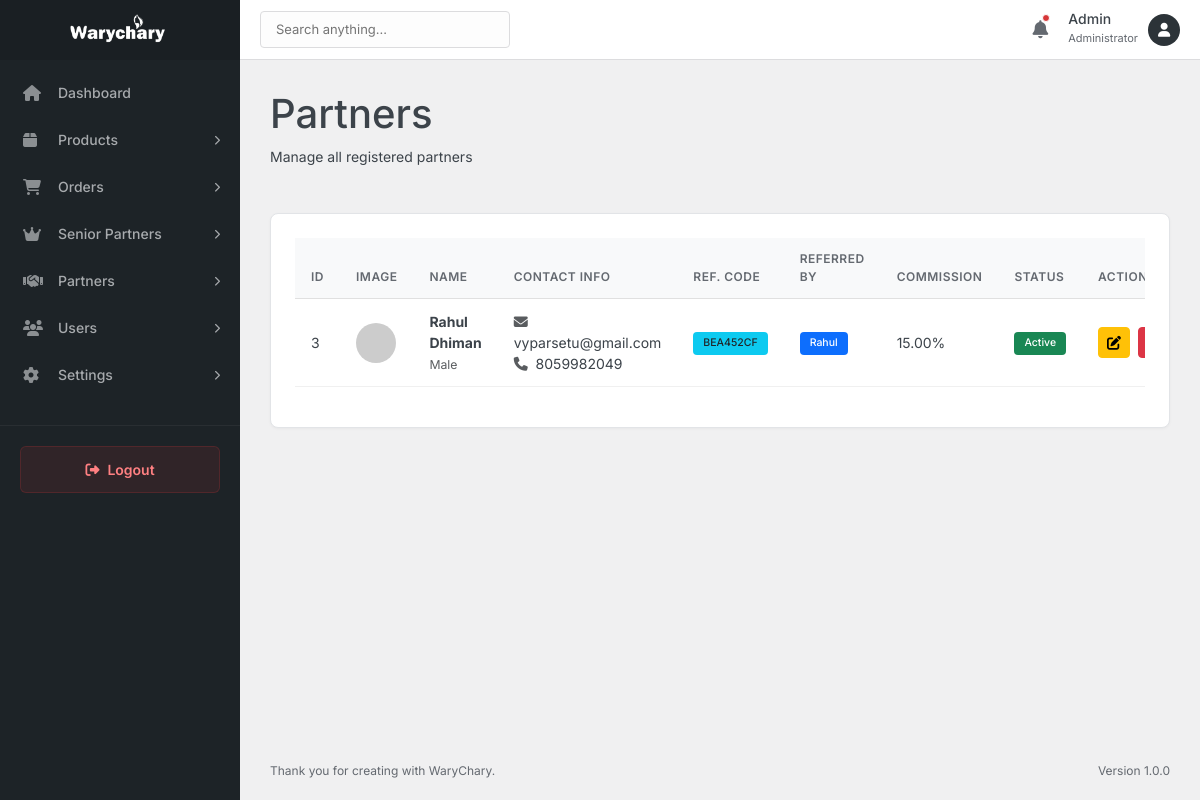
Screenshot of /admin/partners/index.php (signed in) with the database file from the repository.
### tables this page shows
CREATE TABLE `partners` (
  `id` int(11) NOT NULL,
  `senior_partner_id` int(11) NOT NULL,
  `name` varchar(255) NOT NULL,
  `email` varchar(255) NOT NULL,
  `mobile` varchar(20) NOT NULL,
  `gender` enum('Male','Female','Other') NOT NULL,
  `image` varchar(255) DEFAULT NULL,
  `state` varchar(100) NOT NULL,
  `city` varchar(100) NOT NULL,
  `pincode` varchar(20) NOT NULL,
  `address` text NOT NULL,
  `password` varchar(255) NOT NULL,
  `status` enum('active','inactive','pending') DEFAULT 'active',
  `referral_code` varchar(50) DEFAULT NULL,
  `commission` decimal(10,2) DEFAULT 15.00,
  `created_at` timestamp NULL DEFAULT current_timestamp(),
  `updated_at` timestamp NULL DEFAULT current_timestamp() ON UPDATE current_timestamp()
);

CREATE TABLE `senior_partners` (
  `id` int(11) NOT NULL,
  `name` varchar(100) NOT NULL,
  `email` varchar(100) NOT NULL,
  `mobile` varchar(20) NOT NULL,
  `image` varchar(255) DEFAULT NULL,
  `gender` enum('Male','Female','Other') NOT NULL,
  `state` varchar(100) DEFAULT NULL,
  `city` varchar(100) DEFAULT NULL,
  `pincode` varchar(20) DEFAULT NULL,
  `address` text DEFAULT NULL,
  `password` varchar(255) NOT NULL,
  `referral_code` varchar(6) NOT NULL,
  `commission` decimal(5,2) DEFAULT 2.00,
  `status` enum('active','inactive') DEFAULT 'active',
  `created_at` timestamp NULL DEFAULT current_timestamp(),
  `updated_at` timestamp NULL DEFAULT current_timestamp() ON UPDATE current_timestamp()
);

### admin/partners/index.php (the view, shortened to what this page needs)
<?php
include_once __DIR__ . '/../includes/header.php';
$database = new Database();
$db = $database->getConnection();
?>
<div class="page-header">
    <div class="header-title">
        <h1>Partners</h1>
        <p>Manage all registered partners</p>
    </div>
</div>
<div class="card">
    <div class="card-body">
        <div class="table-responsive">
            <table class="table table-hover">
                <thead>
                    <tr>
                        <th>ID</th>
                        <th>Image</th>
                        <th>Name</th>
                        <th>Contact Info</th>
                        <th>Ref. Code</th>
                        <th>Referred By</th>
                        <th>Commission</th>
                        <th>Status</th>
                        <th>Actions</th>
                    </tr>
                </thead>
                <tbody>
                    <?php
                    $query = "SELECT p.*, sp.name as senior_partner_name, sp.referral_code as sp_code
                              FROM partners p
                              LEFT JOIN senior_partners sp ON p.senior_partner_id = sp.id
                              ORDER BY p.id DESC";
                    $stmt = $db->prepare($query);
                    $stmt->execute();
                    if ($stmt->rowCount() > 0) {
                        while ($row = $stmt->fetch(PDO::FETCH_ASSOC)) {
                            $image_src = !empty($row['image']) ? '../../' . $row['image'] : '../../assets/images/default-avatar.png';
                            $referred_by = '<span class="badge bg-secondary">Direct</span>';
                            if (!empty($row['senior_partner_name'])) {
                                $referred_by = '<span class="badge bg-primary" title="Code: '.$row['sp_code'].'">' . htmlspecialchars($row['senior_partner_name']) . '</span>';
                            }
                            $status_badge = '<span class="badge bg-' . ($row['status'] == 'active' ? 'success' : 'danger') . '">' . ucfirst($row['status']) . '</span>';
                            echo "<tr>
                                <td>{$row['id']}</td>
                                <td><img src='{$image_src}' class='rounded-circle' width='40' height='40' onerror=\"this.src='https://via.placeholder.com/40'\"></td>
                                <td>
                                    <strong>" . htmlspecialchars($row['name']) . "</strong><br>
                                    <small class='text-muted'>" . ucfirst($row['gender']) . "</small>
                                </td>
                                <td>
                                    <i class='fas fa-envelope text-muted me-1'></i> {$row['email']}<br>
                                    <i class='fas fa-phone text-muted me-1'></i> {$row['mobile']}
                                </td>
                                <td><span class='badge bg-info text-dark'>{$row['referral_code']}</span></td>
                                <td>{$referred_by}</td>
                                <td>{$row['commission']}%</td>
                                <td>{$status_badge}</td>
                                <td>
                                    <div class='d-flex gap-2'>
                                        <a href='#' class='btn btn-sm btn-warning' title='Edit'><i class='fas fa-edit'></i></a>
                                        <a href='index.php?delete_id={$row['id']}' class='btn btn-sm btn-danger' onclick='return confirm(\"Are you sure you want to delete this partner?\")' title='Delete'><i class='fas fa-trash'></i></a>
                                    </div>
                                </td>
                            </tr>";
                        }
                    } else {
                        echo "<tr><td colspan='9' class='text-center'>No partners found.</td></tr>";
                    }
                    ?>
                </tbody>
            </table>
        </div>
    </div>
</div>
<?php include_once __DIR__ . '/../includes/footer.php'; ?>

### admin/assets/css/admin.css (style rules this page uses)
:root { --admin-bg: #f0f0f1; --sidebar-bg: #1d2327; --sidebar-hover: #2c3338; --sidebar-active: #2271b1; --sidebar-text: #f0f0f1; --sidebar-text-muted: #a7aaad; --primary-color: #2271b1; --primary-hover: #135e96; --text-main: #3c434a; --text-muted: #646970; --border-color: #dcdcde; --card-bg: #ffffff; --danger: #d63638; --success: #00a32a; --warning: #dba617; --sidebar-width: 240px; --header-height: 60px; }
* { box-sizing: border-box; margin: 0; padding: 0; }
body { font-family: 'Inter', -apple-system, BlinkMacSystemFont, "Segoe UI", Roboto, Oxygen-Sans, Ubuntu, Cantarell, "Helvetica Neue", sans-serif; background-color: var(--admin-bg); color: var(--text-main); font-size: 14px; line-height: 1.5; }
a { text-decoration: none; color: inherit; transition: all 0.2s ease; }
.page-header { display: flex; justify-content: space-between; align-items: center; margin-bottom: 30px; }
.table-responsive { overflow-x: auto; }
.card { border: 1px solid #e2e4e7; border-radius: 8px; box-shadow: 0 1px 3px rgba(0, 0, 0, 0.04); background-color: #fff; margin-bottom: 20px; }
.card-body { padding: 24px; }
.table thead th { background-color: #f8f9fa; color: var(--text-muted); font-weight: 600; font-size: 12px; text-transform: uppercase; letter-spacing: 0.5px; border-bottom: 1px solid #e0e0e0; padding: 12px 16px; }
.table tbody td { vertical-align: middle; padding: 12px 16px; color: var(--text-main); font-size: 14px; border-bottom: 1px solid #f0f0f0; }
.badge { padding: 6px 10px; font-weight: 500; border-radius: 4px; }

### rows the page displays
partners: id "3", name "Rahul Dhiman", gender "Male", email "vyparsetu@gmail.com", mobile "8059982049", referral_code "BEA452CF", senior_partner.name "Rahul", commission "15.00", status "Active"
